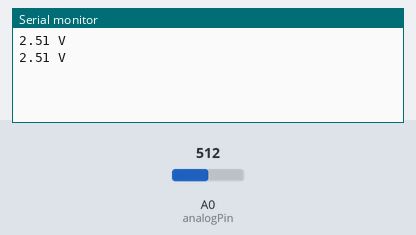
A sketch run on a simulated Arduino Uno, built with avr-gcc and run on an emulated ATmega328P. Parts: the last lines printed to the serial monitor. Inputs (shaded band) come from the test bench; at power-on: A0 (analogPin) = 512.

Above: at 1.8 s.
1.9 s: A0 (analogPin) set to 716
At 2.4 s:
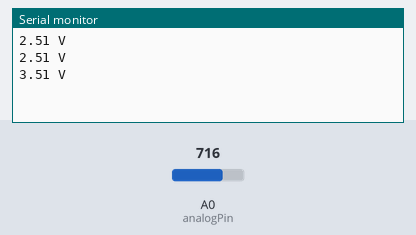
3.4 s: A0 (analogPin) set to 900
At 4.8 s:
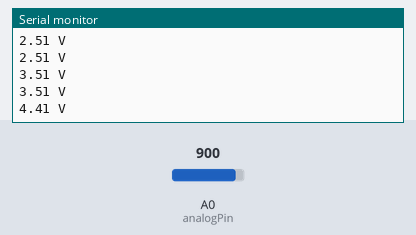
Timing chart, 0 to 6.4 s (numbered marks = the images above; inputs shaded):
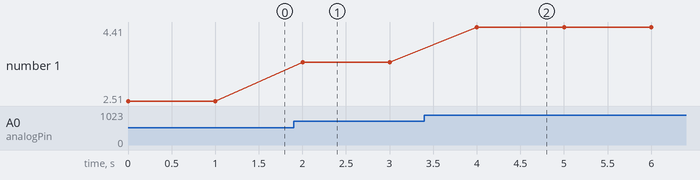

Measured:
- after the input at 1.9 s, the serial monitor: prints a new line after 0.10 s (image 1)
- after the input at 3.4 s, the serial monitor: prints a new line after 0.60 s (image 2)
- plotted number 1: 2.51 → 3.51 after the input at 1.9 s, 3.51 → 4.41 after the input at 3.4 s

The sketch:

Lab1_analog_read.ino
```cpp
int analogPin = 0;
void setup() {
  // put your setup code here, to run once:
  Serial.begin(9600);
}

void loop() {
  // put your main code here, to run repeatedly:
  int val = analogRead(analogPin);
  float inV = val*.0049;
  Serial.print(inV);
  Serial.println (" V");
  delay(1000);
}
```
